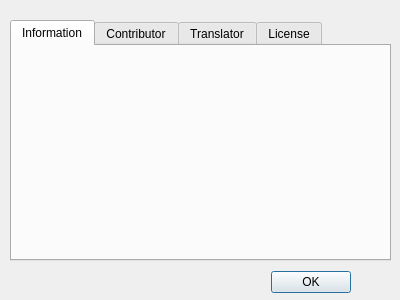
<?xml version="1.0" encoding="UTF-8"?>
<ui version="4.0">
 <class>AboutDialog</class>
 <widget class="QDialog" name="AboutDialog">
  <property name="geometry">
   <rect>
    <x>0</x>
    <y>0</y>
    <width>400</width>
    <height>300</height>
   </rect>
  </property>
  <property name="windowTitle">
   <string>About OIPMsg</string>
  </property>
  <widget class="QTabWidget" name="tabWidget">
   <property name="geometry">
    <rect>
     <x>10</x>
     <y>20</y>
     <width>381</width>
     <height>241</height>
    </rect>
   </property>
   <property name="currentIndex">
    <number>0</number>
   </property>
   <widget class="QWidget" name="tab">
    <attribute name="title">
     <string>Information</string>
    </attribute>
   </widget>
   <widget class="QWidget" name="tab_2">
    <attribute name="title">
     <string>Contributor</string>
    </attribute>
   </widget>
   <widget class="QWidget" name="Translator">
    <attribute name="title">
     <string>Translator</string>
    </attribute>
   </widget>
   <widget class="QWidget" name="tab_4">
    <attribute name="title">
     <string>License</string>
    </attribute>
   </widget>
  </widget>
  <widget class="QDialogButtonBox" name="buttonBox">
   <property name="geometry">
    <rect>
     <x>270</x>
     <y>270</y>
     <width>81</width>
     <height>25</height>
    </rect>
   </property>
   <property name="standardButtons">
    <set>QDialogButtonBox::Ok</set>
   </property>
  </widget>
 </widget>
 <resources/>
 <connections/>
</ui>
